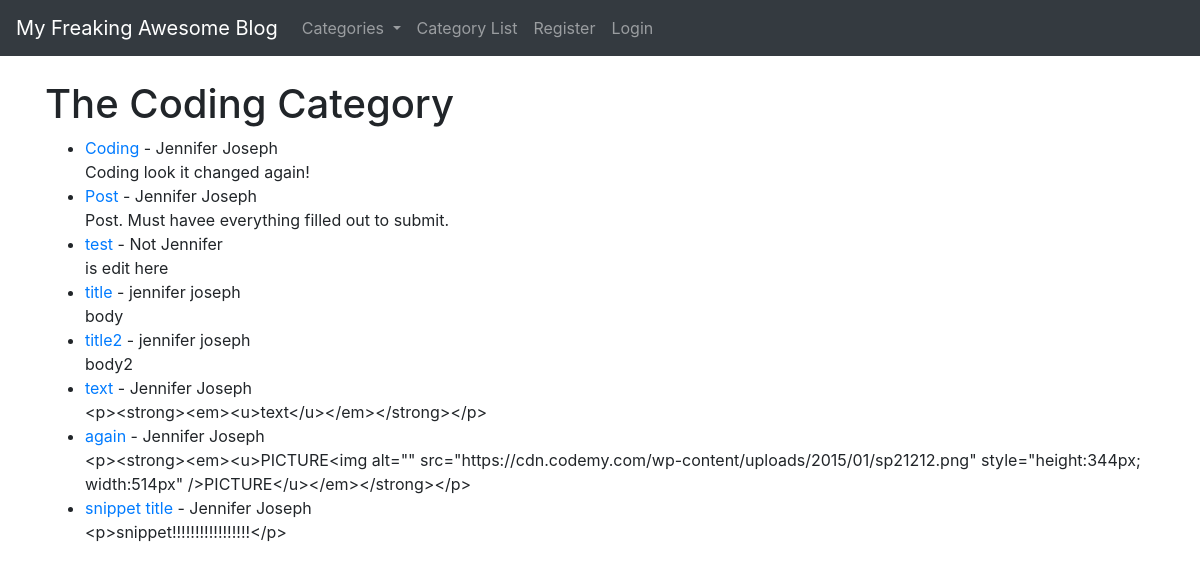
The page /category/Coding on the database its author committed.
### tutorialblog/models.py (models this page shows, shortened)
class Post(models.Model):
    title = models.CharField(max_length = 255)
    title_tag = models.CharField(max_length = 255)#, default = "My Freaking Awesome Blog")
    author = models.ForeignKey(User, on_delete = models.CASCADE) # deletes blog post from a user that has been deleted
    category = models.CharField(max_length = 255, default = 'uncategorized')
    body = RichTextField(blank = True, null = True) # always migrate when you change models
    post_date = models.DateField(auto_now_add=True) # will happen automatically when new blog posts are created
    snippet = models.CharField(max_length = 255)
    likes = models.ManyToManyField(User, related_name = 'blog_post')

### tutorialblog/views.py (the view)
# urls.py: path('category/<str:cats>', CategoryView, name = "category"),  #<> will have the category that it is; note we name it cats here, and then have to use this name in CategoryView
def CategoryView(request, cats): # remember this (cats) is what we named it on the urls.py file; it is a string variable, the cats that gets passed is now going to have a - from our html...
    category_posts = Post.objects.filter(category=cats.replace('-',' '))    # so we use a little bit of python to replace all - with a space
    cat_menu_list = Category.objects.all()
    return render(request, 'categories.html', {'cats': cats.title().replace('-',' '), 'category_posts':category_posts, 'cat_menu_list':cat_menu_list}) #.title makes it cap

### tutorialblog/models.py (called while the page is built)
    def __str__(self):
        return self.name #lets us see category name on the admin back end

### tutorialblog/templates/categories.html (shortened to what this page needs)
{% extends 'base.html' %}
{% block content %}
{% if category_posts %}
    <h1>The {{ cats }} Category</h1>
    <ul>
    {% for post in category_posts %}
        <li> <a href = "{% url 'article-detail' post.pk %}"> {{post.title}}</a> - {{post.author.first_name}} {{post.author.last_name}}
            <br>
            {{ post.body }}
        </li>
    {% endfor %}
    </ul>
{% else %}
<h1>This page does not exist</h1>
{% endif %}
{% endblock %}

### rows shown on the page
Post: title "Coding", author.first_name "Jennifer", author.last_name "Joseph", body "Coding look it changed again!"
Post: title "Post", author.first_name "Jennifer", author.last_name "Joseph", body "Post. Must havee everything filled out to submit."
Post: title "test", author.first_name "Not", author.last_name "Jennifer", body "is edit here"
Post: title "title", author.first_name "jennifer", author.last_name "joseph", body "body"
Post: title "title2", author.first_name "jennifer", author.last_name "joseph", body "body2"
Post: title "text", author.first_name "Jennifer", author.last_name "Joseph", body "<p><strong><em><u>text</u></em></strong></p>"
Post: title "again", author.first_name "Jennifer", author.last_name "Joseph", body "<p><strong><em><u>PICTURE<img alt=\"\" src=\"https://cdn.codemy.com/wp-content/uploads/2015/01/sp21212.png\" style=\"height:344px; width:514px\" />PICTURE</u></em></strong></p>"
Post: title "snippet title", author.first_name "Jennifer", author.last_name "Joseph", body "<p>snippet!!!!!!!!!!!!!!!!!</p>"

### other values the page prints
{{ cats }} "Coding"
